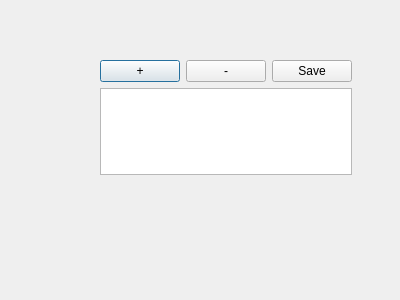
<?xml version="1.0" encoding="UTF-8"?>
<ui version="4.0">
 <class>options</class>
 <widget class="QDialog" name="options">
  <property name="geometry">
   <rect>
    <x>0</x>
    <y>0</y>
    <width>400</width>
    <height>300</height>
   </rect>
  </property>
  <property name="windowTitle">
   <string>Dialog</string>
  </property>
  <widget class="QWidget" name="gridLayoutWidget">
   <property name="geometry">
    <rect>
     <x>100</x>
     <y>60</y>
     <width>252</width>
     <height>115</height>
    </rect>
   </property>
   <layout class="QGridLayout" name="gridLayoutOptions">
    <item row="0" column="0">
     <widget class="QPushButton" name="pushButtonPlus">
      <property name="text">
       <string>+</string>
      </property>
     </widget>
    </item>
    <item row="0" column="1">
     <widget class="QPushButton" name="pushButtonMinus">
      <property name="text">
       <string>-</string>
      </property>
     </widget>
    </item>
    <item row="0" column="2">
     <widget class="QPushButton" name="pushButtonSave">
      <property name="text">
       <string>Save</string>
      </property>
     </widget>
    </item>
    <item row="2" column="0" colspan="3">
     <widget class="QTableWidget" name="tableWidget"/>
    </item>
   </layout>
  </widget>
 </widget>
 <resources/>
 <connections/>
</ui>
